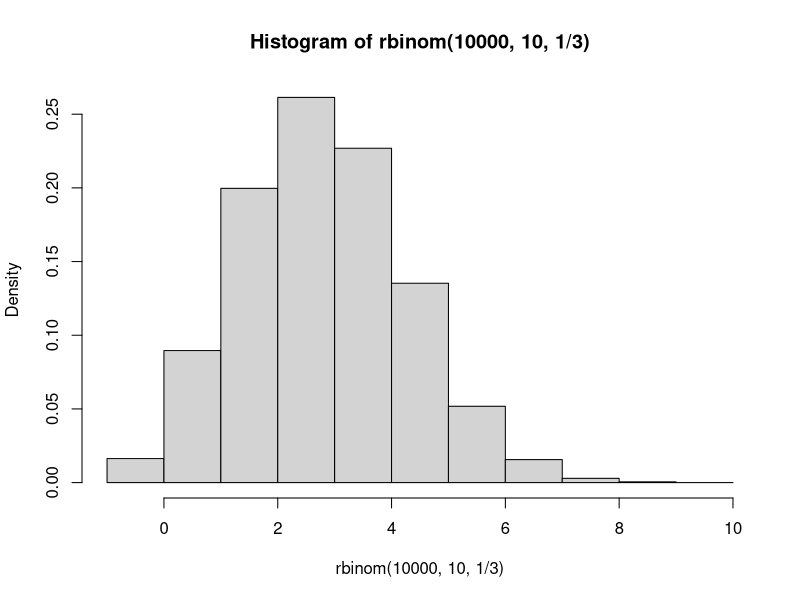
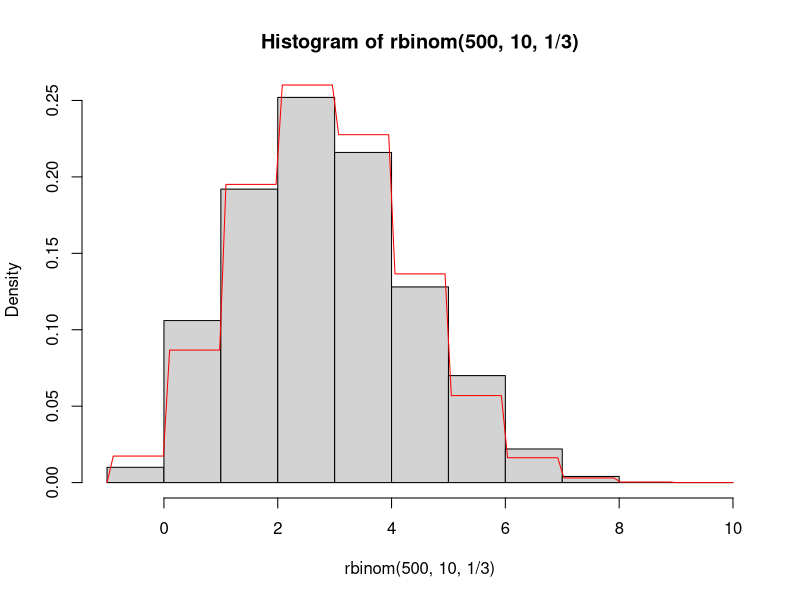

R code for these plots, in order: (Note: this script raises an error after producing the figures.)
?rbinom
hist(rbinom(10000,10,1/3),freq=FALSE,breaks=-1:10)
dbinom(7,10,1/3)
dbinom(0:10,10,1/3)
hist(rbinom(500,10,1/3),freq=FALSE,breaks = -1:10)
curve(dbinom(ceiling(x),10,1/3),add=TRUE,col="red")
pbinom(2,10,1/3)
qbinom(.8,10,1/3)
x=8;y=4;z=3
c(x,y,z)
age=19
if(age>=6){can.ride=T}
can.ride
ride.test=function(age)
{
  can.ride=F
  if(age>=6){can.ride=T}
  return(can.ride)
}
ride.test(5)
ride.test(60)
ride.test=function(age){return(age>=6)}
ride.test(5)

central.tend=function(x)
{
  my.answer=median(x)
  if(length(x)<10){my.answer=mean(x)}
  return(my.answer)
}
central.tend(c(1,1,3))
central.tend(1,1,3)
if(Inf-Inf>0){x=5}
if(c(T,T,F)){1+1}

dbinom(9,9,4/5)
dbinom(7,9,4/5)
patients=(1:9)
patients
plot(patients,dbinom(patients,9,4/5),main="Probability of No Side Effect",ylab= "Probability",xlab = "Number of Patients without Side Effects")

?abline
abline(h=.025,col="red")
#standard treatment produces no side effects in 2.5% or does have side effects in 97.5% of patients
#shows we need at least 5 patients to be better than standard